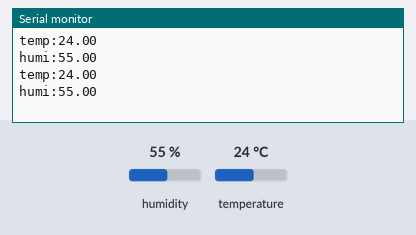
This sketch was run on a simulated Arduino Uno, built with avr-gcc and run on an emulated ATmega328P. On the bench: the last lines printed to the serial monitor. The test bench sets the inputs (shaded band); at power-on: humidity 55 %, temperature 24 °C.

Above: at 2.8 s.
2.9 s: humidity set to 22 %
At 4.9 s:
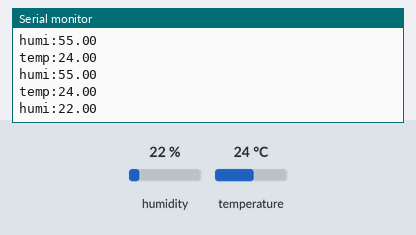
5.6 s: temperature set to 12 °C
At 6.7 s:
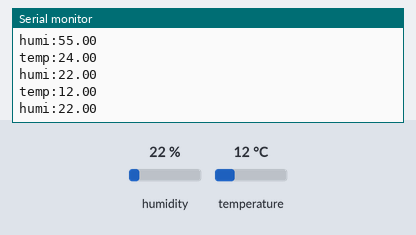
8.3 s: humidity set to 40 %
At 11.4 s:
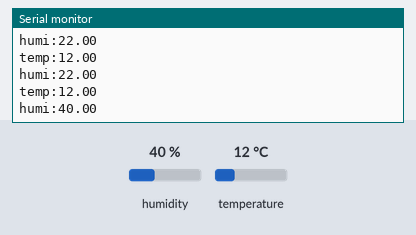
Timing chart, 0 to 12.9 s (numbered marks = the images above; inputs shaded):
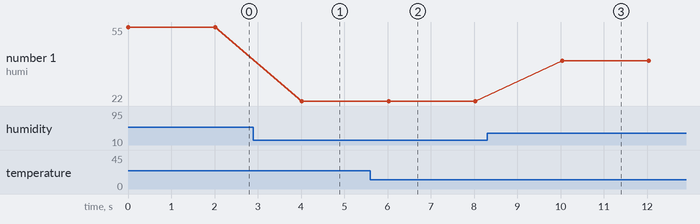

The sketch:

Humidity_test.ino
```cpp
#include "DHT.h"
#define DHTPIN 17 // Correct pin for the VF is 17

DHT dht(DHTPIN, DHT22); //Maybe changed to DHT11

void setup() {
  Serial.begin(115200);
  dht.begin(); //Initiering af DHT22
}

void loop() {
  Serial.print("temp:");
  float temp = dht.readTemperature();
  Serial.println(temp);
  Serial.print("humi:");
  float hum = dht.readHumidity();
  Serial.println(hum);
  delay(2000);
}
```

Measured:
- after the input at 2.9 s, the serial monitor: prints a new line after 1.1 s (image 1)
- after the input at 5.6 s, the serial monitor: prints a new line after 0.42 s (image 2)
- after the input at 8.3 s, the serial monitor: prints a new line after 1.7 s (image 3)
- plotted number 1: 55 → 22 after the input at 2.9 s, 22 → 40 after the input at 8.3 s
